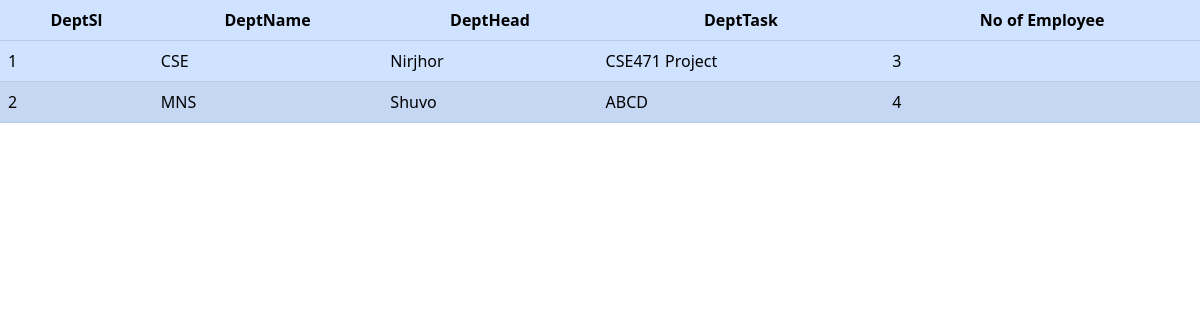
The page /departmentreport.php on the database as committed earlier.
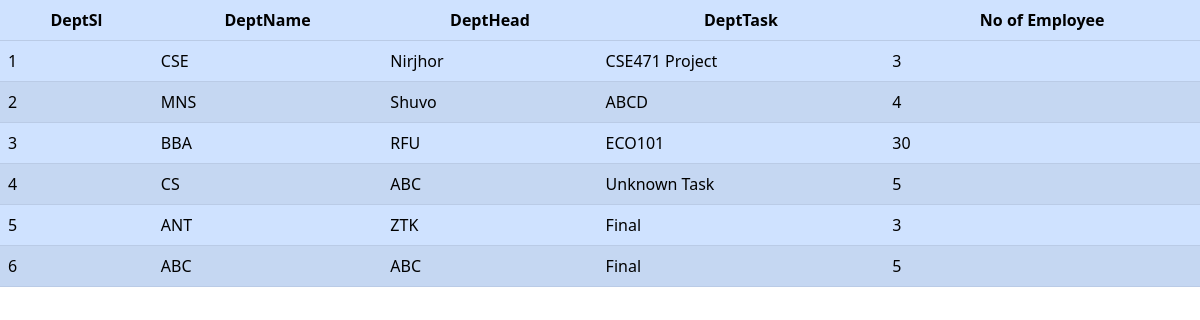
The same page on the database as committed later.
### tables this page shows
CREATE TABLE `department` (
  `dept_sl` bigint(20) UNSIGNED NOT NULL,
  `dept_name` varchar(100) NOT NULL,
  `dept_head` varchar(100) NOT NULL,
  `dept_task` varchar(100) NOT NULL,
  `no_of_members` int(11) NOT NULL
);

### departmentreport.php (the view, shortened to what this page needs)
<?php
	include "dbconnection.php";
 ?>
 <!DOCTYPE html>
<html lang="en">
  <head>
    <link href="https://cdn.jsdelivr.net/npm/bootstrap@5.2.3/dist/css/bootstrap.min.css" rel="stylesheet">
  </head>
<table class="table table-striped table-primary" >
            <thead>
            <tr >
              <th scope="col " class="text-center">DeptSl</th>
              <th scope="col " class="text-center">DeptName</th>
              <th scope="col " class="text-center">DeptHead</th>
              <th scope="col " class="text-center">DeptTask</th>
              <th scope="col " class="text-center">No of Employee</th>
            </tr>
          </thead>
          <tbody>
            <tr class="td-text text-center">
              <?php
								$sql= "SELECT dept_sl,dept_name,dept_head,dept_task,no_of_members  FROM department";
								$res=mysqli_query($db, $sql);
								while ($row= mysqli_fetch_assoc($res)){
									echo "<tr><td>{$row["dept_sl"]}</td><td>{$row["dept_name"]}</td><td>{$row["dept_head"]}</td><td>{$row["dept_task"]}</td><td>{$row["no_of_members"]}</td></tr>";
								}
								echo "</table>";
              ?>

Rows that differ between the two databases and show on the page:
added department: dept_sl "3", dept_name "BBA", dept_head "RFU", dept_task "ECO101", no_of_members "30"
added department: dept_sl "4", dept_name "CS", dept_head "ABC", dept_task "Unknown Task", no_of_members "5"
added department: dept_sl "5", dept_name "ANT", dept_head "ZTK", dept_task "Final", no_of_members "3"
added department: dept_sl "6", dept_name "ABC", dept_head "ABC", dept_task "Final", no_of_members "5"
